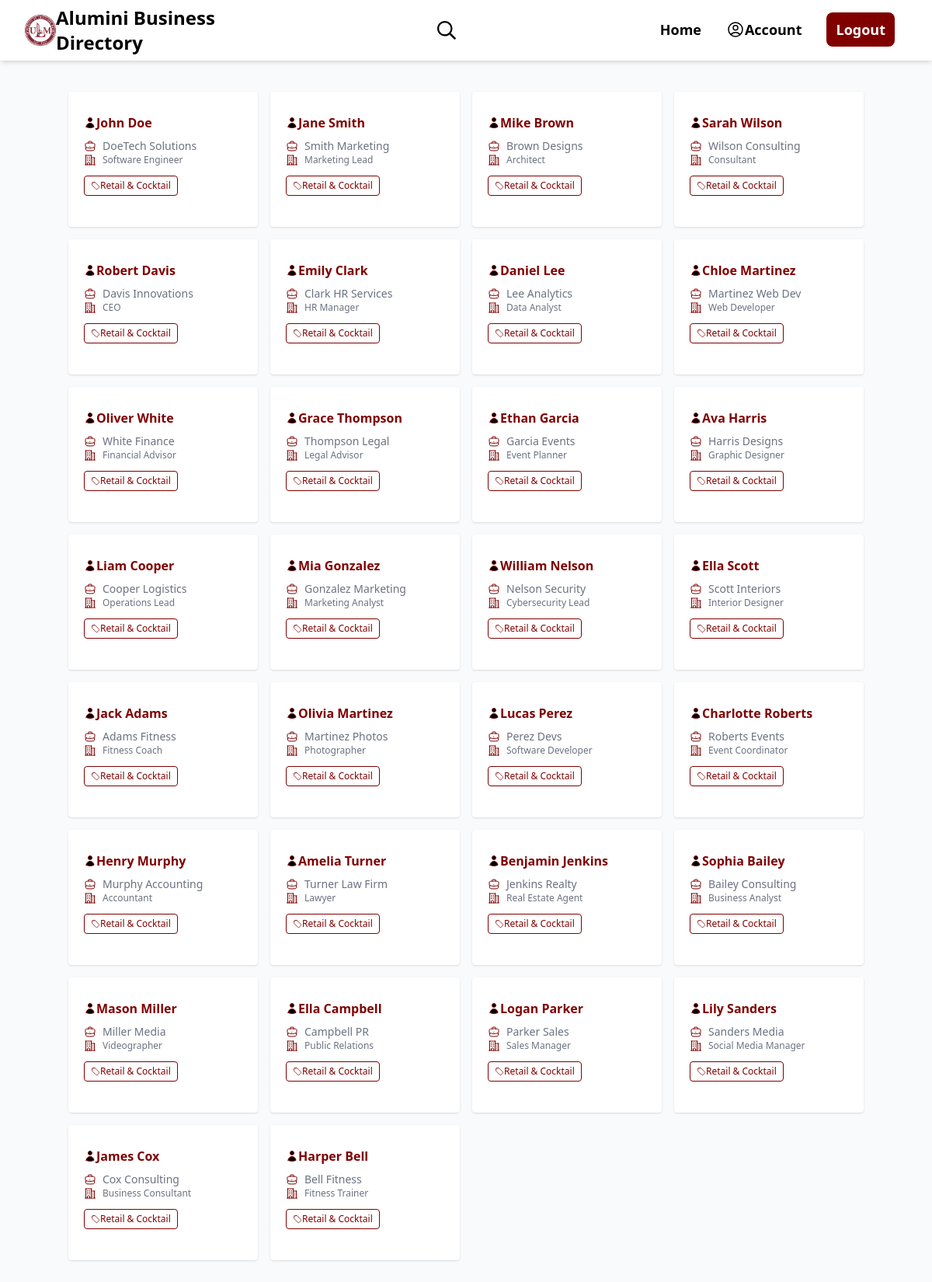
The page / on the database its author committed.
### alumini/models.py (models this page shows, shortened)
class Alumini(models.Model):
    id = models.CharField(
        _("ID"), primary_key=True, max_length=22, default=shortuuid.uuid, editable=False
    )
    first_name = models.CharField(_("First Name"), max_length=100)
    last_name = models.CharField(_("Last Name"), max_length=100)
    email = models.EmailField(_("Email Address"), unique=True)
    full_name = models.CharField(_("Full Name"), max_length=100)
    address = models.CharField(_("Address"), max_length=100)
    job_title = models.CharField(_("Job Title"), max_length=100)
    name_of_business = models.CharField(_("Name of Business"), max_length=100)
    business_address = models.CharField(_("Business Address"), max_length=100)
    business_city = models.CharField(_("Business City"), max_length=100)
    business_state = models.CharField(_("Business State"), max_length=100)
    business_zip = models.CharField(_("Business Zip"), max_length=100)
    business_phone = models.CharField(_("Business Phone"), max_length=100)
    business_email = models.EmailField(_("Business Email"), unique=True)
    business_website = models.CharField(_("Business Website"), max_length=100)
    business_description = models.TextField(_("Business Description"), max_length=100)
    business_category = models.CharField(_("Business Category"), max_length=100)
    alumini_discount = models.BooleanField(_("Alumini Discount"), default=False)
    alumini_discount_description = models.TextField(
        _("Alumini Discount Description"), max_length=100
    )
    business_logo_link = models.CharField(_("Business Logo Link"), max_length=100)
    user_id = models.CharField(_("User ID"), max_length=100)
    created_at = models.DateTimeField(_("Created At"), auto_now_add=True)

### alumini/views.py (the view)
# urls.py: path("", index, name="home"),
def index(request):
    aluminis = Alumini.objects.all()
    context = {"aluminis": aluminis}
    return render(request, "alumini/index.html", context)

### alumini/templates/alumini/index.html
{% extends "main.html" %} {% block content %}
<div class="container grid grid-cols-4 gap-4 mx-auto my-10">
  {% for alumini in aluminis %} {% include "alumini/alumini_cards.html" %}
  {%endfor %}
</div>
{%endblock%}

### alumini/templates/alumini/alumini_cards.html (shortened to what this page needs)
<div class="max-w-sm rounded overflow-hidden shadow bg-white px-2 py-4">
  <div class="px-3 py-3">
    <div class="font-bold text-[#800000] mb-2 flex items-center">
      <span>{{alumini.full_name}}</span>
    </div>
    <p class="flex items-center text-sm">
      <span class="text-gray-500">{{alumini.name_of_business}}</span>
    </p>
    <p class="flex items-center text-sm">
      <span class="text-xs text-gray-500">{{alumini.job_title}}</span>
    </p>
    <div class="text-xs font-light">
      <p
        class="border border-1 border-[#800000] rounded my-3 py-1 px-2 text-[#800000] text-center inline-flex flex items-center"
      >
        <span> Retail & Cocktail </span>
      </p>
    </div>
  </div>
</div>

### rows shown on the page
Alumini: full_name "John Doe", name_of_business "DoeTech Solutions", job_title "Software Engineer"
Alumini: full_name "Jane Smith", name_of_business "Smith Marketing", job_title "Marketing Lead"
Alumini: full_name "Mike Brown", name_of_business "Brown Designs", job_title "Architect"
Alumini: full_name "Sarah Wilson", name_of_business "Wilson Consulting", job_title "Consultant"
Alumini: full_name "Robert Davis", name_of_business "Davis Innovations", job_title "CEO"
Alumini: full_name "Emily Clark", name_of_business "Clark HR Services", job_title "HR Manager"
Alumini: full_name "Daniel Lee", name_of_business "Lee Analytics", job_title "Data Analyst"
Alumini: full_name "Chloe Martinez", name_of_business "Martinez Web Dev", job_title "Web Developer"
Alumini: full_name "Oliver White", name_of_business "White Finance", job_title "Financial Advisor"
Alumini: full_name "Grace Thompson", name_of_business "Thompson Legal", job_title "Legal Advisor"
Alumini: full_name "Ethan Garcia", name_of_business "Garcia Events", job_title "Event Planner"
Alumini: full_name "Ava Harris", name_of_business "Harris Designs", job_title "Graphic Designer"
Alumini: full_name "Liam Cooper", name_of_business "Cooper Logistics", job_title "Operations Lead"
Alumini: full_name "Mia Gonzalez", name_of_business "Gonzalez Marketing", job_title "Marketing Analyst"
Alumini: full_name "William Nelson", name_of_business "Nelson Security", job_title "Cybersecurity Lead"
Alumini: full_name "Ella Scott", name_of_business "Scott Interiors", job_title "Interior Designer"
Alumini: full_name "Jack Adams", name_of_business "Adams Fitness", job_title "Fitness Coach"
Alumini: full_name "Olivia Martinez", name_of_business "Martinez Photos", job_title "Photographer"
Alumini: full_name "Lucas Perez", name_of_business "Perez Devs", job_title "Software Developer"
Alumini: full_name "Charlotte Roberts", name_of_business "Roberts Events", job_title "Event Coordinator"
Alumini: full_name "Henry Murphy", name_of_business "Murphy Accounting", job_title "Accountant"
Alumini: full_name "Amelia Turner", name_of_business "Turner Law Firm", job_title "Lawyer"
Alumini: full_name "Benjamin Jenkins", name_of_business "Jenkins Realty", job_title "Real Estate Agent"
Alumini: full_name "Sophia Bailey", name_of_business "Bailey Consulting", job_title "Business Analyst"
Alumini: full_name "Mason Miller", name_of_business "Miller Media", job_title "Videographer"
Alumini: full_name "Ella Campbell", name_of_business "Campbell PR", job_title "Public Relations"
Alumini: full_name "Logan Parker", name_of_business "Parker Sales", job_title "Sales Manager"
Alumini: full_name "Lily Sanders", name_of_business "Sanders Media", job_title "Social Media Manager"
Alumini: full_name "James Cox", name_of_business "Cox Consulting", job_title "Business Consultant"
Alumini: full_name "Harper Bell", name_of_business "Bell Fitness", job_title "Fitness Trainer"
